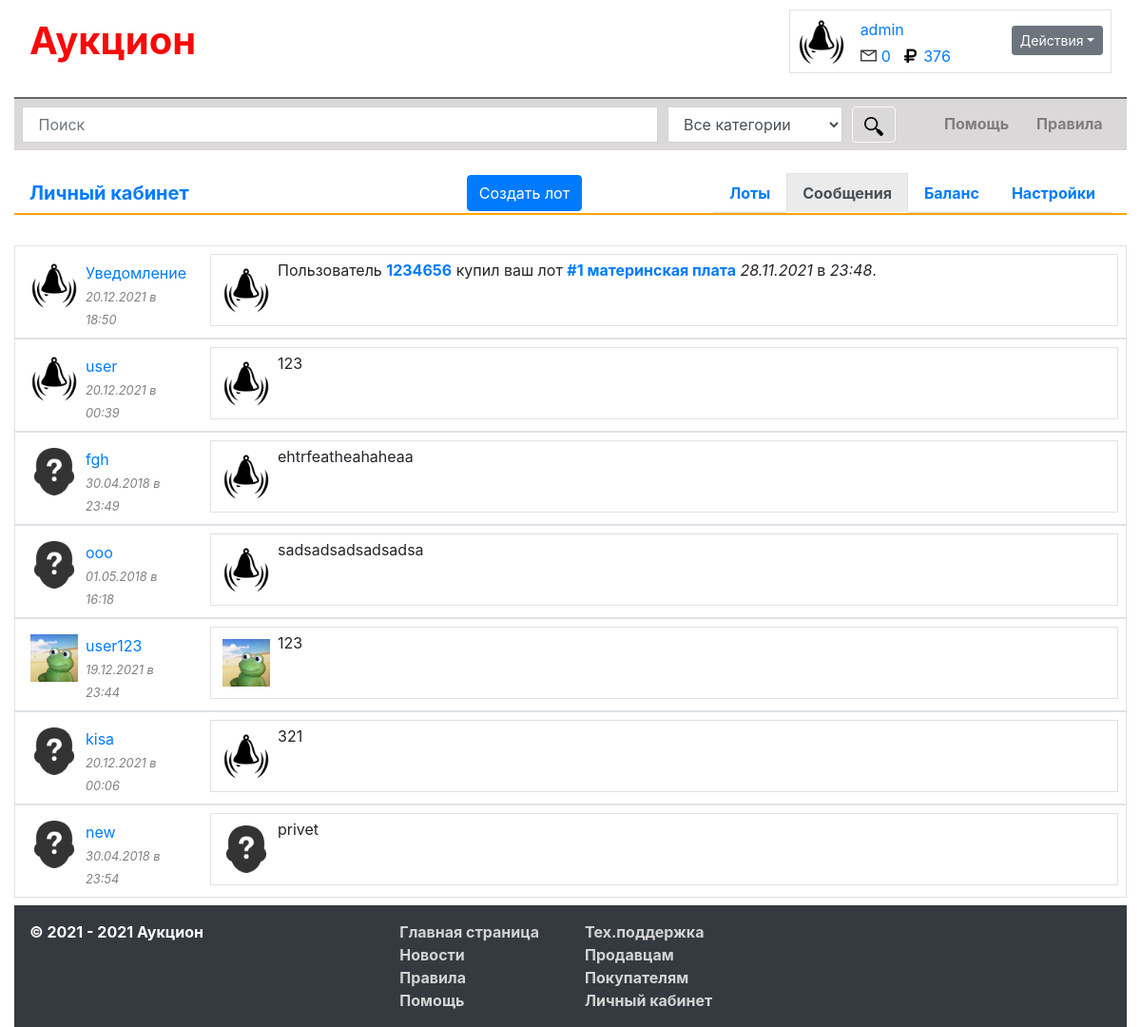
The page /cabinet/index.php?nav=msg (signed in) on the database its author committed.
### tables this page shows
CREATE TABLE `users` (
  `id_users` bigint NOT NULL AUTO_INCREMENT,
  `login` varchar(30) NOT NULL,
  `password` varchar(256) NOT NULL,
  `email` varchar(50) NOT NULL,
  `rating` bigint NOT NULL,
  `date_registration` varchar(20) NOT NULL,
  `money` varchar(10) NOT NULL,
  `image` varchar(500) NOT NULL,
  `country` varchar(100) DEFAULT NULL,
  `city` varchar(100) DEFAULT NULL,
  `info` longtext,
  `last_enter` varchar(20) NOT NULL,
  PRIMARY KEY (`id_users`),
  KEY `id_users` (`id_users`)
);

CREATE TABLE `messages` (
  `id` bigint NOT NULL AUTO_INCREMENT,
  `message` text NOT NULL,
  `date_dispatch` text NOT NULL,
  `from_id_users` bigint NOT NULL,
  `to_id_users` bigint NOT NULL,
  `unread` tinyint(1) NOT NULL,
  PRIMARY KEY (`id`)
);

### config.php (called while the page is built, shortened)
<?php
    function way()
	{
		$dir = explode('/', $_SERVER['PHP_SELF'], -1);
		if($dir[2] == ''){
			return '/';
		}else{
			return '/'.$dir[2].'/';
		}
	};
	function wayDir()
	{
		$explode = explode('/', $_SERVER['PHP_SELF'], -1);
		if($explode[1] != ''){
			return '../';
		}else{
			return '';
		}
	};
?>

### cabinet/index.php (the view, shortened to what this page needs)
<?php
	include_once '../config.php';
?>
<!DOCTYPE html>
<html lang="ru">
<head>
	<link rel="stylesheet" href="../css/bootstrap.css">
	<link rel="stylesheet" href="../css/style.css">
</head>
<body class="continer-fluid">
	<div class="container">
	    <?php include_once '../header.php'; ?>
	    <div id="mainblock">
	    	<div class="header-cabinet navbar justify-content-between">
	    		<a class="navbar-brand" href="index.php">Личный кабинет</a>
	    		<a href="index.php?newlot" class="btn btn-primary" id="newlot">Создать лот</a>
	    		<div class="nav nav-tabs">
		    		<a class="nav-item nav-link" id="nav-lots" href="index.php?nav=lots">Лоты</a>
		    		<a class="nav-item nav-link" id="nav-msg" href="index.php?nav=msg">Сообщения</a>
		    		<a class="nav-item nav-link" id="nav-money" href="index.php?nav=money">Баланс</a>
		    		<a class="nav-item nav-link" id="nav-settings" href="index.php?nav=settings">Настройки</a>
	    		</div>
	    	</div>
			<div id="msg-content" class="hide">
				<?php include_once 'msg.php'; ?>
			</div>
	    </div>
	    <?php include_once '../footer.php'; ?>
	</div>
</body>
</html>

### header.php (shortened to what this page needs)
<?php
	include_once 'config.php';
?>
<nav class="header navbar navbar-light justify-content-between">
	<a class="navbar-brand" id="logo" href=<?= '"'.way().'"' ?>>Аукцион</a>
	<?php
		if($_COOKIE['auth'] == 'true'){
			echo '
			<div class="private-header border">
				<div class="d-flex" style="height: 65px">
				    <div class="p-2">
				    	<a href="'.way().'cabinet">';
				    	$user = mysqli_fetch_assoc(mysqli_query($link, "SELECT * FROM users WHERE login LIKE '" .$_COOKIE['login']. "'"));
				    	echo '<img src="'.wayDir().'img/img-user/id-' .$user["image"]. '.jpg" width="50" height="50" class="avatar">';
				   echo'</a>
				    </div>
				    <div class="align-self-start p-2 mr-4">
						<div class="flex-column">
							<a href="'.way().'cabinet">'.$_COOKIE['login'].'</a>
							<div class="mt-1">
								<a href="'.way().'cabinet/index.php?nav=msg"><img src="'.wayDir().'img/message.png" width="17" height="17" class="mb-1"><span id="message">0</span></a>
								<a href="'.way().'cabinet/index.php?nav=money"><img src="'.wayDir().'img/rub.png" width="17" height="17" class="mb-1 ml-2"><span id="money">';
								$data = mysqli_fetch_assoc(mysqli_query($link, "SELECT money FROM users WHERE login='".$_COOKIE['login']."'"));
								echo $data['money'];
								echo
								'</span></a>
							</div>
						</div>
				    </div>
				    <div class="private-menu p-2 mt-2 ml-4">
						<div class="btn-group">
							<button type="button" class="btn btn-secondary dropdown-toggle btn-sm" data-toggle="dropdown" aria-haspopup="true" aria-expanded="false">Действия</button>
							<div class="dropdown-menu">
								<form method="post">
									<a class="dropdown-item" href="'.way().'cabinet/index.php?newlot"><strong>Выставить на лот</strong></a>
									<a class="dropdown-item" href="'.way().'cabinet/index.php?nav=lots&activebets">Покупки и продажи</a>
									<a class="dropdown-item" href="'.way().'cabinet/index.php?nav=msg">Сообщения</a>
									<a class="dropdown-item" href="'.way().'cabinet/index.php?nav=settings&main">Настройки</a>
									<div class="dropdown-divider"></div>
									<input type="submit" class="dropdown-item" value="Выйти" name="logout">
								</form>
							</div>
						</div>
				    </div>
				</div>
			</div>
			';
		};
    ?>
</nav>
<div class="container-fluid font-weight-bold p-2 my-3 " id="search">
    		<form>
    			<div class="form-row">
    					<div class="col-7">
    						<input type="text" class="form-control" placeholder=" Поиск" id="inputSearch" name="inputSearch">
    					</div>
    					<div class="col-2">
    						<select class="form-control" id="selectCategory">
    							<option value="0">Все категории</option>
							</select>
    					</div>
    					<div class="col">
    						<button class="btn btn-outline-light" id="goSearch" type="button"><img src=<?php echo '"'.wayDir(); ?>img/search.png" width="20" height="20" style="vertical-align: middle; "></button>
    					</div>
						<a href=<?= '"'.way().'help"' ?> class="col">Помощь</a>
						<a href=<?= '"'.way().'rules"' ?> class="col">Правила</a>
    				</div>
    		</form>
    	</div>

### cabinet/msg.php (shortened to what this page needs)
<div class="row pt-3">
	<div class="col-md-4 p-2 pl-4">
	</div>
</div>
<?php
	$self_id = mysqli_fetch_array(mysqli_query($link, "SELECT id_users FROM users WHERE login LIKE '".$_COOKIE['login']."'"));
	if($_GET['nav'] == 'msg' && !isset($_GET['id']))
	{
		$all_dialogs = mysqli_query($link, "SELECT * FROM messages WHERE to_id_users = ". $self_id[0] ." OR from_id_users = ". $self_id[0] ." GROUP BY from_id_users, to_id_users");
		while($dialogs = mysqli_fetch_array($all_dialogs))
		{
			$dialogs_array[] = $dialogs['from_id_users'];
			$dialogs_array[] = $dialogs['to_id_users'];
		}
		$my_dialogs = array_unique($dialogs_array);
		sort($my_dialogs);
		foreach ($my_dialogs as $number_dialog)
		{
			if($number_dialog != $self_id[0])
			{
				$dialog = mysqli_fetch_assoc(mysqli_query($link, "SELECT * FROM messages WHERE from_id_users = ". $number_dialog ." AND to_id_users = ".$self_id[0]." OR from_id_users = ". $self_id[0] . " AND to_id_users = ". $number_dialog));
				$user_to = mysqli_fetch_assoc(mysqli_query($link, "SELECT * FROM users WHERE id_users = ".$dialog['to_id_users']));
				$user_from = mysqli_fetch_assoc(mysqli_query($link, "SELECT * FROM users WHERE id_users = ".$dialog['from_id_users']));
				$date = mysqli_fetch_row(mysqli_query($link, "SELECT date_dispatch FROM messages WHERE from_id_users = ". $number_dialog ." OR to_id_users = ". $number_dialog ." ORDER BY id DESC"));
				$query_lmsg = mysqli_query($link, "SELECT * FROM messages WHERE from_id_users = ". $self_id[0] ." OR to_id_users = ". $self_id[0] ." ORDER BY id DESC");
				echo '<div class="dialogs">';
				while($lmsg = mysqli_fetch_array($query_lmsg))
				{
					if($lmsg['from_id_users'] == $self_id[0] && $lmsg['to_id_users'] == $number_dialog)
					{
						$otmenya = true;
						break;
					}else{
						if($lmsg['from_id_users'] == $number_dialog && $lmsg['to_id_users'] == $self_id[0])
						{
							$otmenya = false;
							break;
						}
					}
				}
				if($user_to['id_users'] != $self_id[0])
				{
					echo '<div class="dialog border p-2" id="'. $number_dialog .'">
						<div class="row">
							<div class="col-md-2">
								<div class="d-flex">
									<div><img src="'.wayDir().'img/img-user/id-' .$user_to["image"]. '.jpg" width="50" height="50" class="avatar m-2"></div>
									<div>
										<div class="d-flex flex-column mt-2">
											<div><a href="javascript:void(0)">'. $user_to['login'] .'</a></div>
											<div><small style="color: gray; font-style: italic;">'.date_format(date_create($date[0]), 'd.m.Y').' в '.date_format(date_create($date[0]), 'H:i').'</small></div>
										</div>
									</div>
								</div>
							</div>
							<div class="col-md-10">
								<div class="border p-1 lastmsg">
									<div class="d-flex">
										<div><img src="'.wayDir().'img/img-user/id-';
										if($otmenya){ echo $user_from["image"]; }else{ echo $user_to['image']; }
										echo '.jpg" width="50" height="50" class="avatar m-2"></div>
										<div>';
										if($otmenya){
											$msgfrom = mysqli_fetch_assoc(mysqli_query($link, "SELECT * FROM messages WHERE from_id_users = ". $self_id[0] ." AND to_id_users = ". $number_dialog ." ORDER BY id DESC"));
											echo $msgfrom['message'];
										}else{
											$msgfrom = mysqli_fetch_assoc(mysqli_query($link, "SELECT * FROM messages WHERE from_id_users = ". $number_dialog ." AND to_id_users = ". $self_id[0] ." ORDER BY id DESC"));
											echo $msgfrom['message'];
										}
										echo '</div>
									</div>
								</div>
							</div>
						</div>
					</div>
					<form id="formSetReadMsg'.$number_dialog.'" class="hide">
						<input type="text" name="from" value="'.$self_id[0].'">
						<input type="text" name="to" value="'.$number_dialog.'">
					</form>';
				}else{
					echo '<div class="dialog border p-2" id="'. $number_dialog .'">
						<div class="row">
							<div class="col-md-2">
								<div class="d-flex">
									<div><img src="'.wayDir().'img/img-user/id-' .$user_from["image"]. '.jpg" width="50" height="50" class="avatar m-2"></div>
									<div>
										<div class="d-flex flex-column mt-2">
											<div><a href="javascript:void(0)">'. $user_from['login'] .'</a></div>
											<div><small style="color: gray; font-style: italic;">'.date_format(date_create($date[0]), 'd.m.Y').' в '.date_format(date_create($date[0]), 'H:i').'</small></div>
										</div>
									</div>
								</div>
							</div>
							<div class="col-md-10">
								<div class="border p-1 lastmsg">
									<div class="d-flex">
										<div><img src="'.wayDir().'img/img-user/id-';
										if($otmenya){ echo $user_to["image"]; }else{ echo $user_from['image']; }
										echo'.jpg" width="50" height="50" class="avatar m-2"></div>
										<div>';
										if($otmenya){
											$msgfrom = mysqli_fetch_assoc(mysqli_query($link, "SELECT * FROM messages WHERE from_id_users = ". $self_id[0] ." AND to_id_users = ". $number_dialog ." ORDER BY id DESC"));
											echo $msgfrom['message'];
										}else{
											$msgfrom = mysqli_fetch_assoc(mysqli_query($link, "SELECT * FROM messages WHERE from_id_users = ". $number_dialog ." AND to_id_users = ". $self_id[0] ." ORDER BY id DESC"));
											echo $msgfrom['message'];
										}
										echo '</div>
									</div>
								</div>
							</div>
						</div>
					</div>
					<form id="formSetReadMsg'.$number_dialog.'" class="hide">
						<input type="text" name="from" value="'.$self_id[0].'">
						<input type="text" name="to" value="'.$number_dialog.'">
					</form>';
				}
				echo '</div>';
			}
		}
	}
?>

### css/style.css (style rules this page uses)
#logo, #logo:hover { text-decoration: none; color:#F70A0A; font-weight: bold; font-size: 40px; }
#search { border-top: 2px solid #696868; background: #DAD8D8; }
#search a { margin-top: 6px; text-decoration: none; color: #807D7D; }
#message, #money { padding-left: 5px; }
.private-header a { text-decoration: none; }
.header-cabinet { border-bottom: 2px solid orange; font-weight: bold; padding-bottom: 0px; }
.hide { display: none; }
.show { display: block; }
.dialog { cursor: pointer; }

### rows shown on the page
users: money "376"
users: login "Уведомление"
messages: date_dispatch "20.12.2021", date_dispatch "18:50"
messages: message "Пользователь 1234656 купил ваш лот #1 материнская плата 28.11.2021 в 23:48 ."
users: login "user"
messages: date_dispatch "20.12.2021", date_dispatch "00:39", message "123"
users: login "fgh"
messages: date_dispatch "30.04.2018", date_dispatch "23:49", message "ehtrfeatheahaheaa"
users: login "ooo"
messages: date_dispatch "01.05.2018", date_dispatch "16:18", message "sadsadsadsadsadsa"
users: login "user123"
messages: date_dispatch "19.12.2021", date_dispatch "23:44"
messages: message "123"
users: login "kisa"
messages: date_dispatch "20.12.2021", date_dispatch "00:06", message "321"
users: login "new"
messages: date_dispatch "30.04.2018", date_dispatch "23:54", message "privet"

### other values the page prints
$_COOKIE['login'] "admin"
